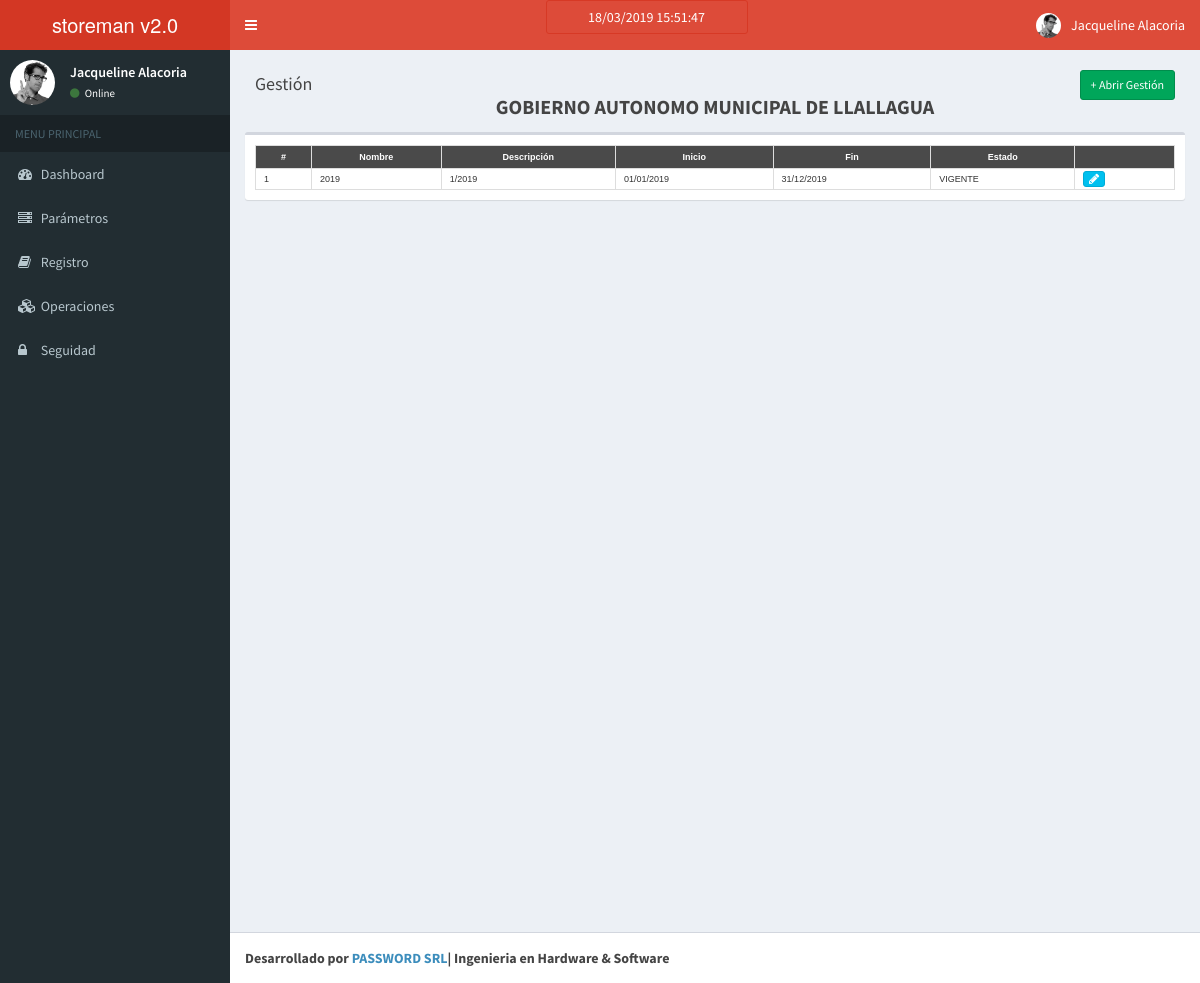
The app's page /index.php/gestion with its own data.
### tables this page shows
CREATE TABLE `institucion` (
  `institucion_id` int(11) NOT NULL AUTO_INCREMENT,
  `institucion_nombre` varchar(150) DEFAULT NULL,
  `institucion_sucursal` varchar(250) DEFAULT NULL,
  `institucion_direccion` varchar(250) DEFAULT NULL,
  `institucion_ubicacion` varchar(250) DEFAULT NULL,
  `institucion_telef` varchar(30) DEFAULT NULL,
  `institucion_nit` varchar(30) DEFAULT NULL,
  `institucion_autorizacion` varchar(30) DEFAULT NULL,
  `institucion_eslogan` varchar(250) DEFAULT NULL,
  `institucion_logo` varchar(250) DEFAULT NULL,
  PRIMARY KEY (`institucion_id`),
  UNIQUE KEY `institucion_id` (`institucion_id`)
);

CREATE TABLE `gestion` (
  `gestion_id` int(11) NOT NULL AUTO_INCREMENT,
  `institucion_id` int(11) DEFAULT NULL,
  `gestion_nombre` varchar(20) DEFAULT NULL,
  `gestion_descripcion` varchar(150) DEFAULT NULL,
  `gestion_inicio` date DEFAULT NULL,
  `gestion_fin` date DEFAULT NULL,
  `estado_id` int(11) DEFAULT '1',
  PRIMARY KEY (`gestion_id`),
  UNIQUE KEY `gestion_id` (`gestion_id`),
  KEY `fk_gestion_institucion` (`institucion_id`),
  CONSTRAINT `fk_gestion_institucion` FOREIGN KEY (`institucion_id`) REFERENCES `institucion` (`institucion_id`)
);

CREATE TABLE `estado` (
  `estado_id` int(11) NOT NULL AUTO_INCREMENT,
  `estado_descripcion` varchar(50) DEFAULT NULL,
  `estado_tipo` int(11) DEFAULT NULL,
  `estado_color` varchar(30) DEFAULT NULL,
  PRIMARY KEY (`estado_id`),
  UNIQUE KEY `estado_id` (`estado_id`)
);

### application/controllers/Gestion.php (called while the page is built, shortened)
<?php
class Gestion extends CI_Controller{
    function __construct()
    {
        $this->load->model('Gestion_model');
    }
    function index()
    {
        $this->load->model('Institucion_model');
        $data['institucion'] = $this->Institucion_model->get_all_institucion();
        $tipo = 2;
        $data['gestion'] = $this->Gestion_model->get_all_gestion($tipo);
        $data['_view'] = 'gestion/index';
        $this->load->view('layouts/main',$data);
    }
}

### index.php (called while the page is built, shortened)
<?php
require_once BASEPATH.'core/CodeIgniter.php';

### application/models/Institucion_model.php (called while the page is built, shortened)
<?php
class Institucion_model extends CI_Model
{
    function get_all_institucion()
    {
        $institucion = $this->db->query("
            SELECT
                *
            FROM
                `institucion`
            WHERE
                1 = 1
            ORDER BY `institucion_id`
        ")->result_array();
        return $institucion;
    }
}

### application/models/Gestion_model.php (called while the page is built, shortened)
<?php
class Gestion_model extends CI_Model
{
    function get_all_gestion()
    {
        $gestion = $this->db->query("
            SELECT
                g.*, e.estado_color, e.estado_descripcion
            FROM
                gestion g
            LEFT JOIN estado e on g.estado_id = e.estado_id
            ORDER BY g.gestion_id
        ")->result_array();
        return $gestion;
    }
}

### application/views/gestion/index.php (the view, shortened to what this page needs)
<link href="<?php echo base_url('resources/css/mitabla.css'); ?>" rel="stylesheet">
<div class="box-header">
    <h3 class="box-title">Gestión</h3>
    <div class="text-center text-bold" style="font-size: 15pt"><?php echo $institucion[0]['institucion_nombre']; ?></div>
    <div class="box-tools">
        <a href="<?php echo site_url('gestion/add'); ?>" class="btn btn-success btn-sm">+ Abrir Gestión</a>
    </div>
</div>
<div class="row">
    <div class="col-md-12">
        <div class="box">
            <div class="box-body">
                <table class="table table-striped" id="mitabla">
                    <tr>
                        <th>#</th>
                        <th>Nombre</th>
                        <th>Descripción</th>
                        <th>Inicio</th>
                        <th>Fin</th>
                        <th>Estado</th>
                        <th></th>
                    </tr>
                    <?php
                        $i = 0;
                        foreach($gestion as $g){
                            $color = "style='background-color: ".$g['estado_color']."'";
                            ?>
                    <tr>
                        <td <?php echo $color; ?> ><?php echo $i+1; ?></td>
                        <td <?php echo $color; ?> ><?php echo $g['gestion_nombre']; ?></td>
                        <td <?php echo $color; ?> ><?php echo $g['gestion_descripcion']; ?></td>
                        <td <?php echo $color; ?> ><?php if($g['gestion_inicio'] >0){ echo date("d/m/Y", strtotime($g['gestion_inicio'])); } ?></td>
                        <td <?php echo $color; ?> ><?php if($g['gestion_fin'] >0){ echo date("d/m/Y", strtotime($g['gestion_fin'])); } ?></td>
                        <td <?php echo $color; ?> ><?php echo $g['estado_descripcion']; ?></td>
                        <td <?php echo $color; ?> >
                            <a href="<?php echo site_url('gestion/edit/'.$g['gestion_id']); ?>" class="btn btn-info btn-xs" title="Editar"><span class="fa fa-pencil"></span></a>
                        </td>
                    </tr>
                    <?php $i++; } ?>
                </table>
            </div>
        </div>
    </div>
</div>

### resources/css/mitabla.css (style rules this page uses)
#mitabla { font-family: "Arial", Arial, Arial, arial; font-size: 9px; border-collapse: collapse; width: 100%; }
#mitabla td, #mitabla th { border: 1px solid #ddd; padding: 8px; }
#mitabla td { vertical-align:middle; padding-top: 2px; padding-bottom: 2px; }
#mitabla tr:nth-child(even) { background-color: #f2f2f2; }
#mitabla th { padding-top: 5px; padding-bottom: 5px; text-align: center; background-color: rgba(0,0,0,0.7); color: white; font-size: 9px; }

### records on screen
institucion: institucion_nombre "GOBIERNO AUTONOMO MUNICIPAL DE LLALLAGUA"
gestion: gestion_nombre "2019", gestion_descripcion "1/2019", gestion_inicio "01/01/2019", gestion_fin "31/12/2019", estado.estado_descripcion "VIGENTE"
